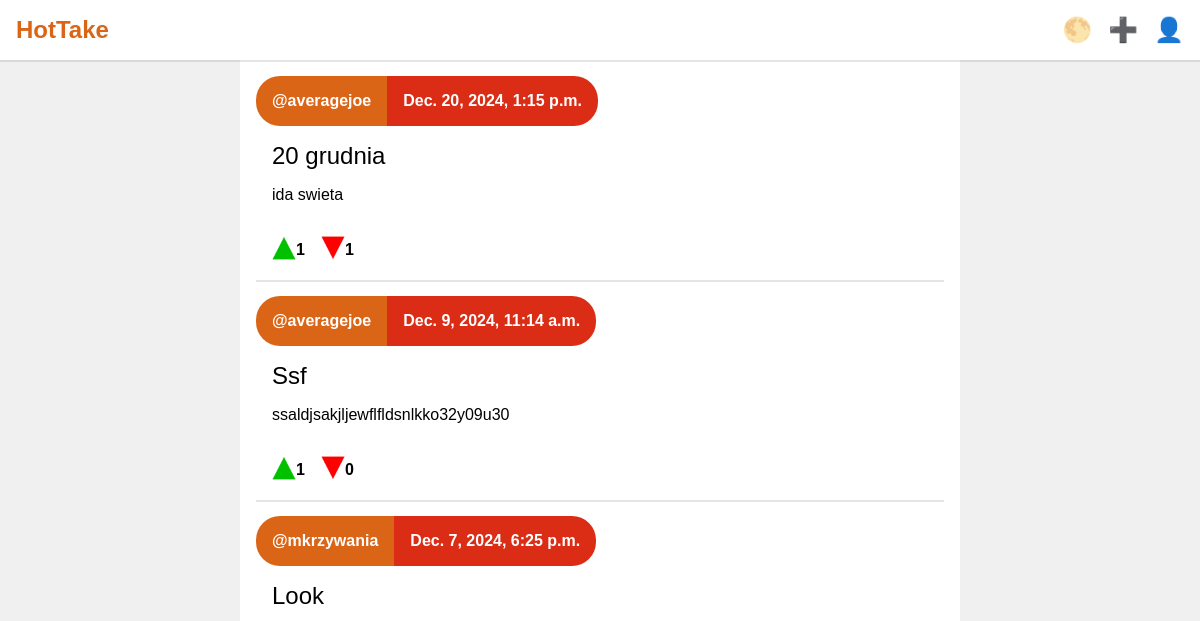
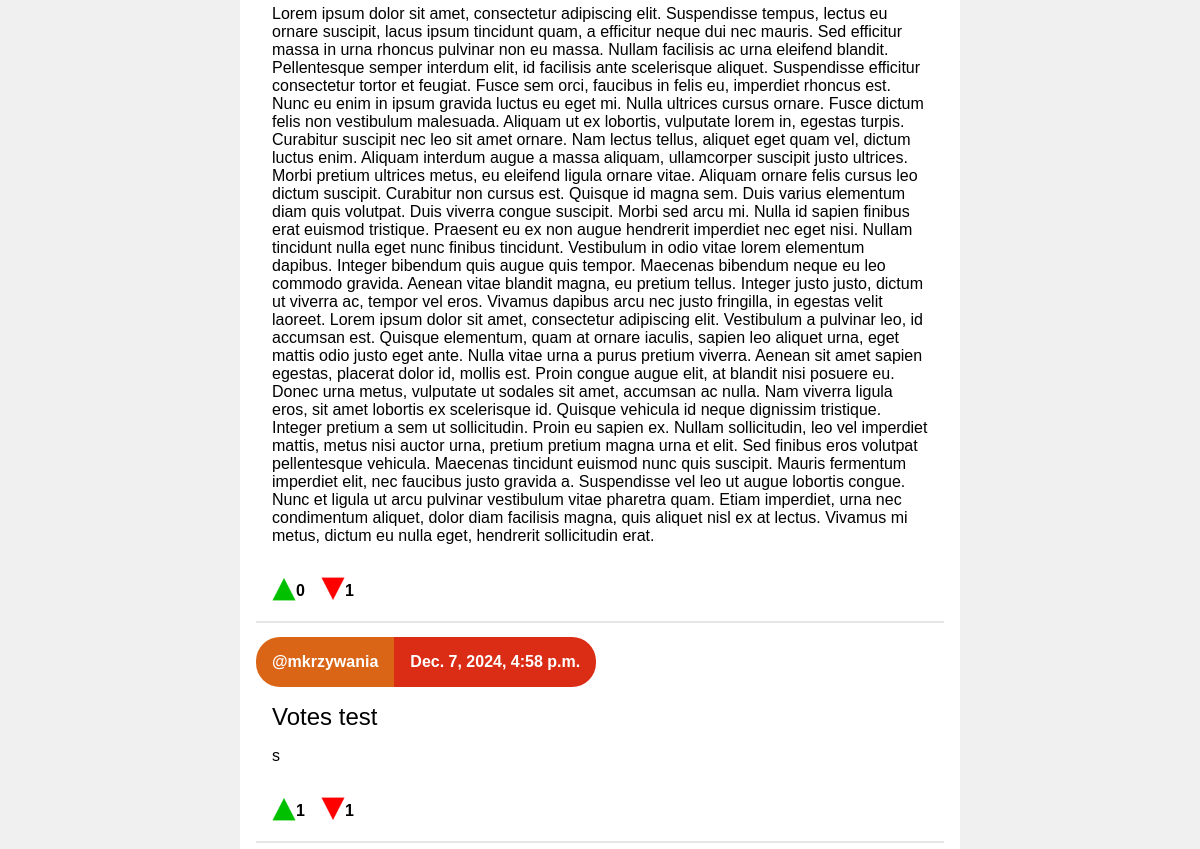
Page /home/ (signed in) on the earlier database version (2 pictures, top to bottom).
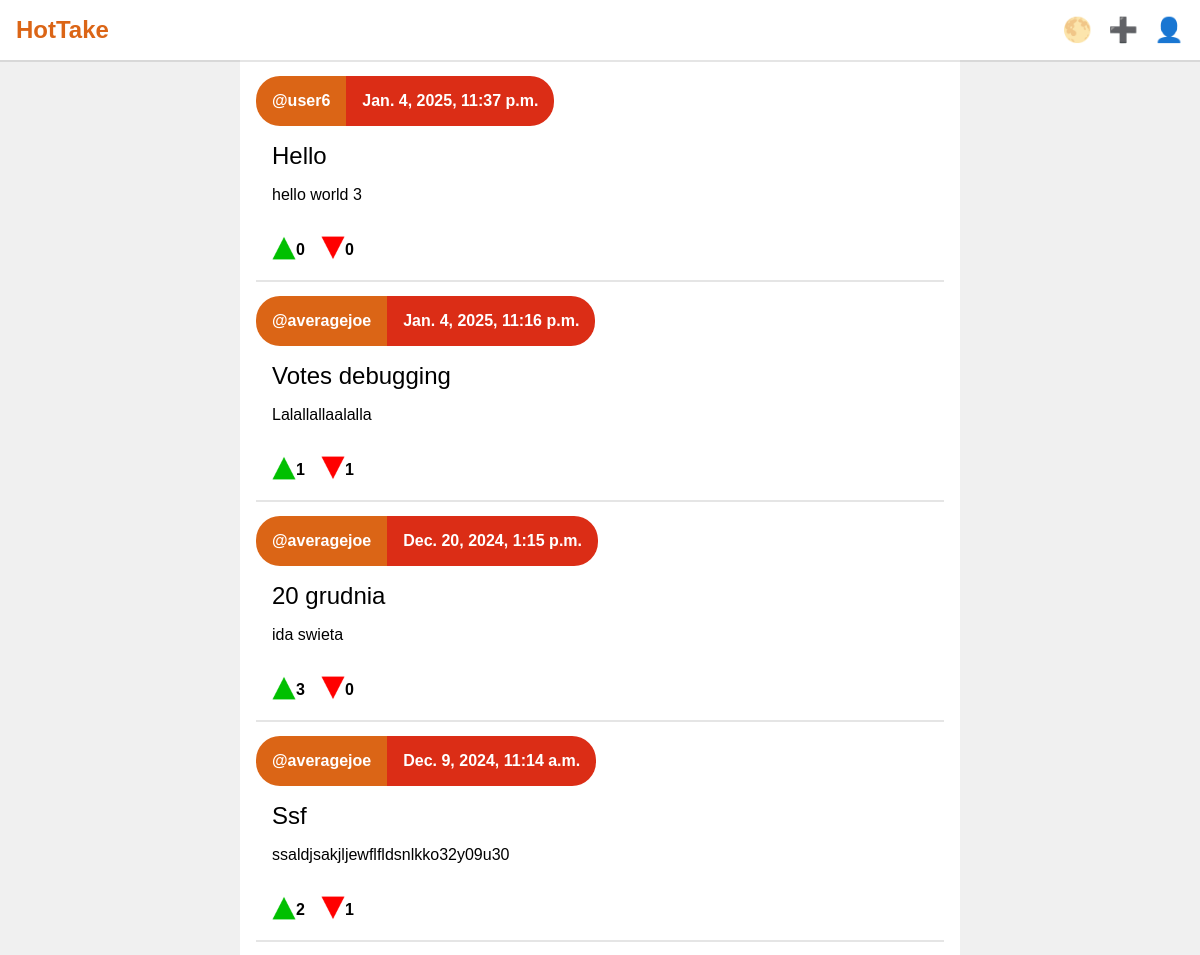
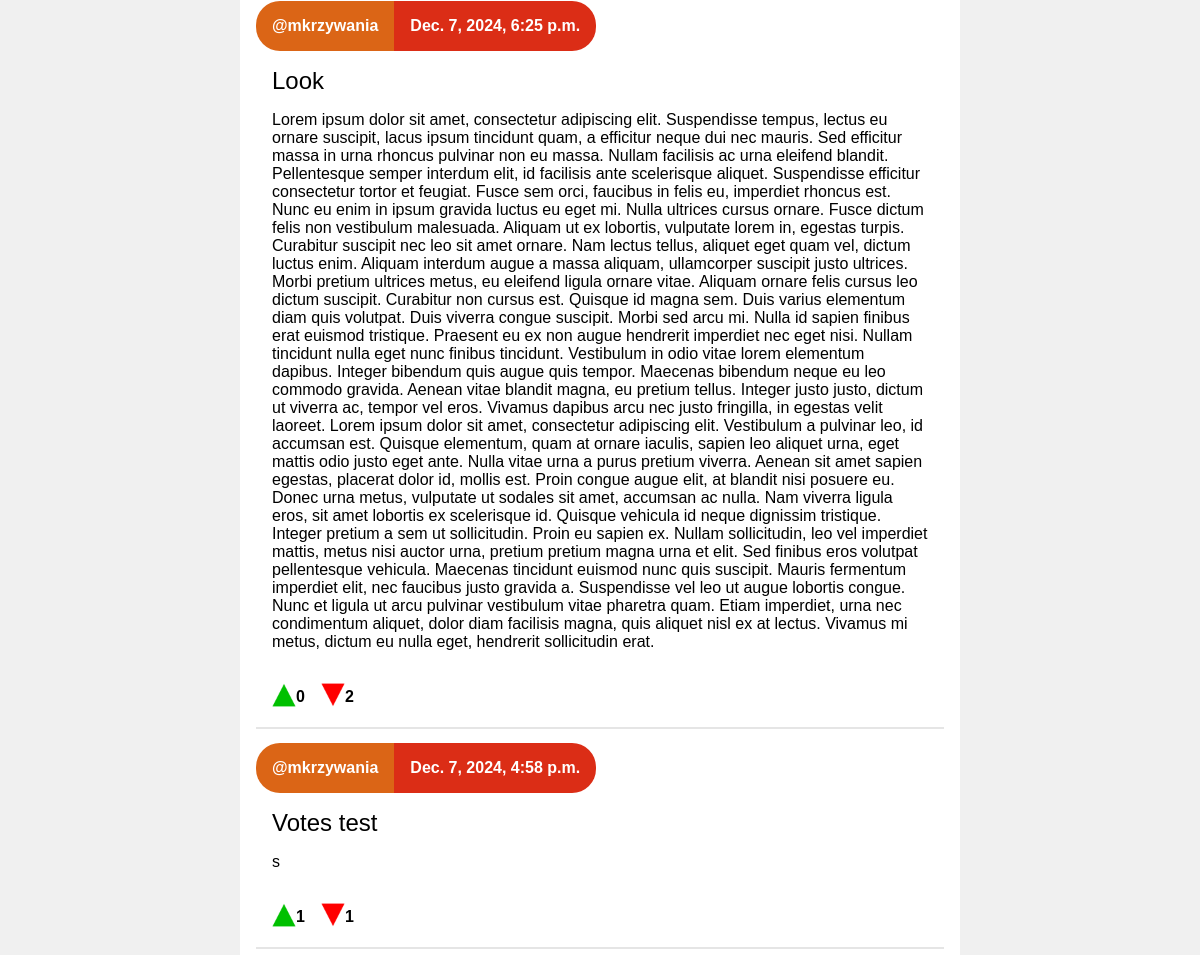
Same page on the later database version (2 pictures, top to bottom).
### app/models.py (models this page shows, shortened)
class Post(models.Model):
    author = models.ForeignKey(User, on_delete=models.CASCADE)
    title = models.CharField(max_length=50)
    body = models.TextField()
    date = models.DateTimeField()
    upvotes = models.IntegerField(default = 0)
    downvotes = models.IntegerField(default = 0)
    voters = JSONField(default=dict);

### app/views.py (the view, shortened to what this page needs)
# urls.py: path('home/', views.home, name='home'),
def home(request):
    template = loader.get_template('app/posts.html')
    posts = Post.objects.all().order_by('-date')
    context = {
        'posts':posts,
        'user':request.user
    }
    return HttpResponse(template.render(context, request))

### app/templates/app/posts.html (shortened to what this page needs)
{% extends "app/home.html" %}
{% load static %}
{% block content %}
{% for post in posts %}
<div class="post" data-url="{% url 'post_info' post_id=post.id %}">
    <div class="info">
        <div class="author">
            <a href="{% url 'user_info' username=post.author.username %}">@{{ post.author }}</a>
        </div>
        <div class="date">
            {{ post.date }}
        </div>
    </div>
    <div class="post-content">
        <div class="title">
            {{ post.title }}
        </div>
        <div class="post-body">
            {{ post.body }}
        </div>
    </div>
    <div class="votes">
        <div class="upvote" data-post-id="{{ post.id }}">
            <div class="symbol"><img src="{% static 'app/img/trianglegreen.png' %}" alt="upvote"></div>
            <div class="count">{{ post.upvotes }}</div>
        </div>
        <div class="downvote" data-post-id="{{ post.id }}">
            <div class="symbol"><img src="{% static 'app/img/trianglered.png' %}" alt="downvote"></div>
            <div class="count">{{ post.downvotes }}</div>
        </div>
    </div>
</div>
{% endfor %}
{% endblock %}

Differences in the rows shown:
added Post: author "user6", date "Jan. 4, 2025, 11:37 p.m.", title "Hello", body "hello world 3", upvotes "0", downvotes "0"
added Post: author "averagejoe", date "Jan. 4, 2025, 11:16 p.m.", title "Votes debugging", body "Lalallallaalalla", upvotes "1", downvotes "1"
changed Post "20 grudnia": upvotes "1" → "3"; downvotes "1" → "0"
changed Post "Ssf": upvotes "1" → "2"; downvotes "0" → "1"
changed Post "Look": downvotes "1" → "2"
